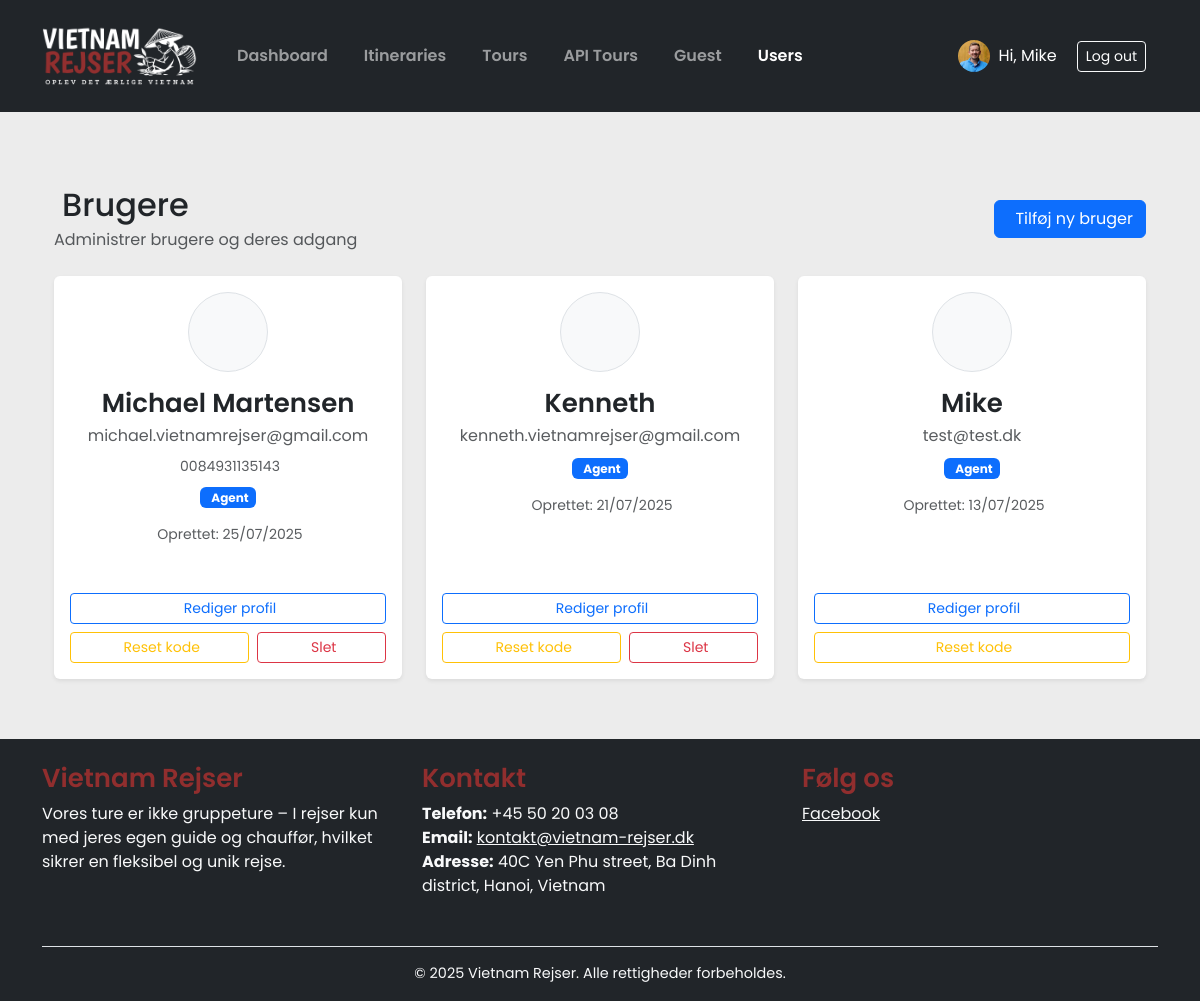
Screenshot of /users.php (signed in) with the database file from the repository.
### tables this page shows
CREATE TABLE `users` (
  `id` int(11) NOT NULL,
  `name` varchar(100) DEFAULT NULL,
  `email` varchar(100) DEFAULT NULL,
  `phone` varchar(30) DEFAULT NULL,
  `password` varchar(255) DEFAULT NULL,
  `role` enum('agent','customer') DEFAULT 'agent',
  `created_at` timestamp NOT NULL DEFAULT current_timestamp(),
  `photo` varchar(255) DEFAULT NULL
);

### users.php (the view, shortened to what this page needs)
<?php
require_once '../includes/db.php';
$usePathHelper = false;
include '../includes/header.php';
$users = $conn->query("SELECT * FROM users ORDER BY created_at DESC");
?>
<div class="container-fluid">
    <div class="row mb-4">
        <div class="col-12">
            <div class="d-flex justify-content-between align-items-center">
                <div>
                    <h1 class="h2 mb-1">
                        Brugere
                    </h1>
                    <p class="text-muted mb-0">Administrer brugere og deres adgang</p>
                </div>
                <a href="<?= $usePathHelper ? PathHelper::usersPath('create_user.php') : 'create_user.php' ?>" class="btn btn-primary">
                    Tilføj ny bruger
                </a>
            </div>
        </div>
    </div>
    <?php if ($users->num_rows > 0): ?>
        <div class="row g-4">
            <?php while ($user = $users->fetch_assoc()): ?>
                <div class="col-lg-4 col-md-6">
                    <div class="card h-100 shadow-sm border-0">
                        <div class="card-body">
                            <div class="text-center mb-3">
                                <?php if (!empty($user['photo']) && file_exists('../' . $user['photo'])): ?>
                                    <img src="<?= '../' . htmlspecialchars($user['photo']) ?>"
                                         class="rounded-circle border"
                                         style="width: 80px; height: 80px; object-fit: cover;"
                                         alt="Profilbillede">
                                <?php else: ?>
                                    <div class="rounded-circle bg-light border d-flex align-items-center justify-content-center mx-auto"
                                         style="width: 80px; height: 80px;">
                                    </div>
                                <?php endif; ?>
                            </div>
                            <div class="text-center">
                                <h5 class="card-title mb-1"><?= htmlspecialchars($user['name']) ?></h5>
                                <p class="text-muted mb-2"><?= htmlspecialchars($user['email']) ?></p>
                                <?php if (!empty($user['phone'])): ?>
                                    <p class="text-muted small mb-2">
                                        <?= htmlspecialchars($user['phone']) ?>
                                    </p>
                                <?php endif; ?>
                                <span class="badge <?= $user['role'] === 'admin' ? 'bg-danger' : 'bg-primary' ?> mb-3">
                                    <?= ucfirst($user['role']) ?>
                                </span>
                                <p class="text-muted small mb-3">
                                    Oprettet: <?= date('d/m/Y', strtotime($user['created_at'])) ?>
                                </p>
                            </div>
                        </div>
                        <div class="card-footer bg-transparent border-0">
                            <div class="d-grid gap-2">
                                <a href="<?= $usePathHelper ? PathHelper::usersPath('user_profile.php?id=' . $user['id']) : 'user_profile.php?id=' . $user['id'] ?>"
                                   class="btn btn-outline-primary btn-sm">
                                    Rediger profil
                                </a>
                                <div class="d-flex gap-2">
                                    <form method="post" class="flex-fill" onsubmit="return confirm('Nulstil adgangskode for <?= htmlspecialchars($user['name']) ?>?')">
                                        <button type="submit" class="btn btn-outline-warning btn-sm w-100">
                                            Reset kode
                                        </button>
                                    </form>
                                    <?php if ($user['id'] != $_SESSION['user_id']): ?>
                                        <button type="button"
                                                class="btn btn-outline-danger btn-sm flex-fill"
                                                onclick="confirmDelete(<?= $user['id'] ?>, '<?= htmlspecialchars($user['name'], ENT_QUOTES) ?>')">
                                            Slet
                                        </button>
                                    <?php endif; ?>
                                </div>
                            </div>
                        </div>
                    </div>
                </div>
            <?php endwhile; ?>
        </div>
    <?php endif; ?>
</div>
<?php include '../includes/footer.php'; ?>

### includes/header.php (shortened to what this page needs)
<!DOCTYPE html>
<html lang="da">
<head>
  <link rel="stylesheet" href="https://cdn.jsdelivr.net/npm/bootstrap@5.3.3/dist/css/bootstrap.min.css">
  <link rel="stylesheet" href="assets/style.css?v=1.5">
  <link rel="stylesheet" href="assets/tour_style.css?v=1.5">
  <link rel="stylesheet" href="https://cdnjs.cloudflare.com/ajax/libs/lightbox2/2.11.4/css/lightbox.min.css">
  <link rel="stylesheet" href="https://cdn.jsdelivr.net/npm/flatpickr/dist/flatpickr.min.css">
  <link href="https://cdn.jsdelivr.net/npm/select2@4.1.0-rc.0/dist/css/select2.min.css" rel="stylesheet" />
</head>
<body>
<div class="page-wrapper">
<div class="content">
<header class="bg-dark text-white">
  <div class="container py-3 d-flex justify-content-between align-items-center">
    <a class="navbar-brand" href="dashboard.php">
      <img class="nav-logo" src="img/vietnam-rejser-logo-2024-light.png" alt="Logo">
    </a>
    <?php if (isset($_SESSION['user_id'])): ?>
    <nav class="navbar navbar-expand-lg navbar-dark">
      <div class="container-fluid">
        <div class="collapse navbar-collapse" id="navbarNav">
          <ul class="navbar-nav me-auto mb-2 mb-lg-0">
            <?php if ($_SESSION['role'] === 'agent' || $_SESSION['role'] === 'admin'): ?>
              <li class="nav-item"><a class="nav-link <?= basename($_SERVER['PHP_SELF']) === 'dashboard.php' ? 'active' : '' ?>" href="dashboard.php">Dashboard</a></li>
              <li class="nav-item"><a class="nav-link <?= basename($_SERVER['PHP_SELF']) === 'add_customer_itinerary.php' ? 'active' : '' ?>" href="add_customer_itinerary.php">Itineraries</a></li>
              <li class="nav-item"><a class="nav-link <?= basename($_SERVER['PHP_SELF']) === 'tours.php' ? 'active' : '' ?>" href="tours.php">Tours</a></li>
              <li class="nav-item"><a class="nav-link <?= basename($_SERVER['PHP_SELF']) === 'api_tours.php' ? 'active' : '' ?>" href="api_tours.php">API Tours</a></li>
              <li class="nav-item"><a class="nav-link <?= basename($_SERVER['PHP_SELF']) === 'customers.php' ? 'active' : '' ?>" href="customers.php">Guest</a></li>
              <li class="nav-item"><a class="nav-link <?= basename($_SERVER['PHP_SELF']) === 'users.php' ? 'active' : '' ?>" href="users.php">Users</a></li>
            <?php endif; ?>
          </ul>
          <span class="navbar-text text-white align-items-center d-flex">
            <?php
              require_once __DIR__ . '/db.php';
              $uid = $_SESSION['user_id'];
              $role = $_SESSION['role'];
              $name = '';
              $photo = '';
              if ($role === 'agent' || $role === 'admin') {
                $stmt = $conn->prepare("SELECT name, photo FROM users WHERE id = ?");
                $stmt->bind_param("i", $uid);
              } else {
                $stmt = $conn->prepare("SELECT name FROM customers WHERE id = ?");
                $stmt->bind_param("i", $uid);
              }
              $stmt->execute();
              $result = $stmt->get_result();
              if ($user = $result->fetch_assoc()) {
                $name = htmlspecialchars($user['name']);
                if ($role === 'agent' || $role === 'admin') {
                  $photo = !empty($user['photo']) && file_exists($user['photo']) ? $user['photo'] : 'img/default-user.png';
                }
              }
              ?>
              <span class="navbar-text text-white d-flex align-items-center">
                <?php if ($photo): ?>
                  <img src="<?= htmlspecialchars($photo) ?>" alt="Profile" width="32" height="32" class="rounded-circle me-2" style="object-fit: cover;">
                <?php endif; ?>
                Hi, <?= $name ?>
              </span>
          <a href="logout.php" class="btn btn-outline-light btn-sm" style="margin-left: 20px;">Log out</a>
        </div>
      </div>
    </nav>
    <?php endif; ?>
  </div>
</header>
<?php
  if (strpos($_SERVER['REQUEST_URI'], "view_itinerary.php") !== false)
  {
  } else {
      echo "<div class='container mt-4 mainCon form__group'>";
  }
?>

### assets/style.css (style rules this page uses)
body { font-family: "Poppins", sans-serif; overflow-y: scroll; }
html, body { height: 100%; background: #ececec; }
.page-wrapper { min-height: 100%; display: flex; flex-direction: column; }
.mainCon { padding-top: 50px; }
.content { flex: 1; }
p, td { font-size: 16px; }
h1, h2, h4, h5 { color: #912e2e; font-weight: 600; }
.h5, h5 { font-size: 26px; }
.navbar { width: 100%; }
.nav-logo { width: 155px; }
.nav-item { margin-left: 20px; font-weight: 600; }

### users.php (style rules this page uses)
.card { transition: transform 0.3s ease, box-shadow 0.3s ease; }
.card-footer { padding: 1rem; }

### rows the page displays
users: photo (picture), name "Mike", email "test@test.dk", role "Agent", created_at "13/07/2025"
users: name "Michael Martensen", email "michael.vietnamrejser@gmail.com", phone "0084931135143", role "Agent", created_at "25/07/2025"
users: name "Kenneth", email "kenneth.vietnamrejser@gmail.com", role "Agent", created_at "21/07/2025"
